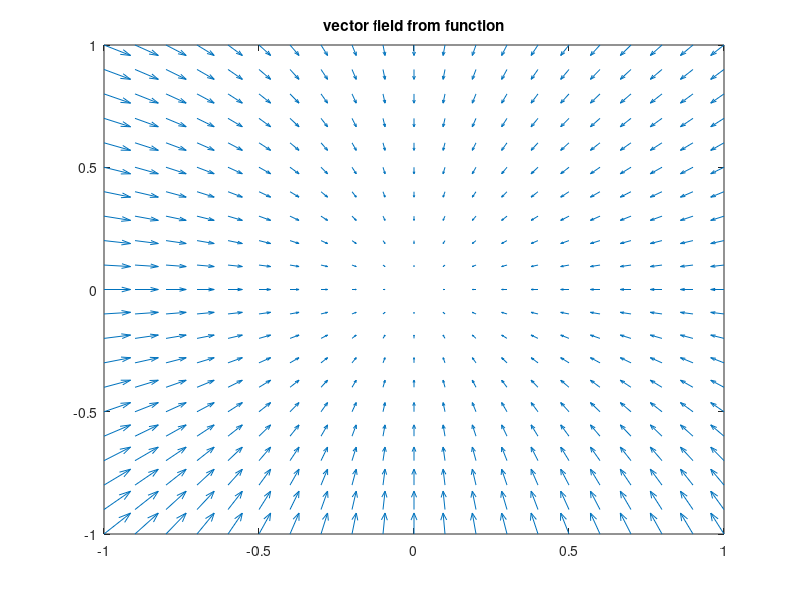
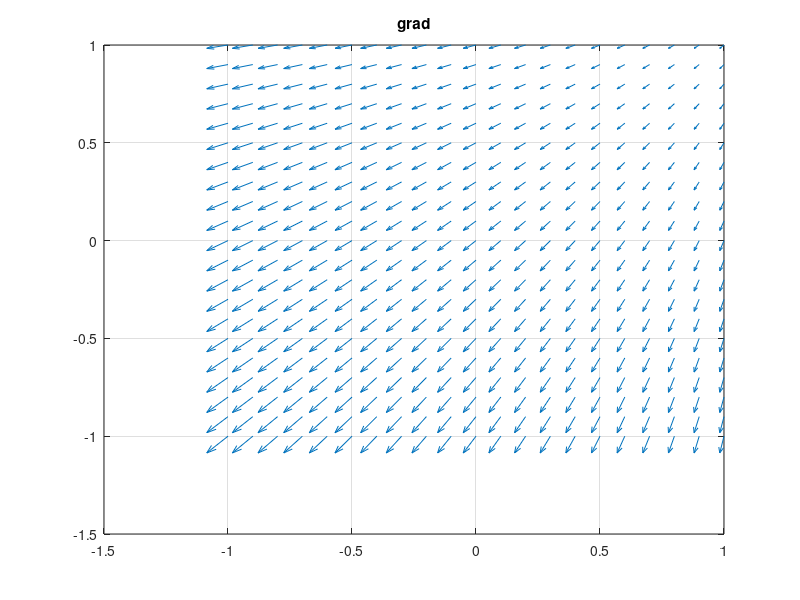
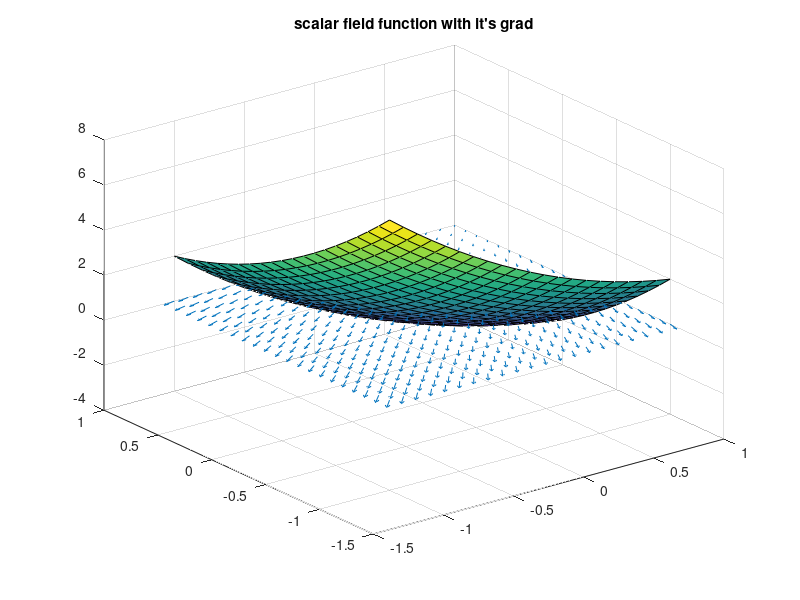
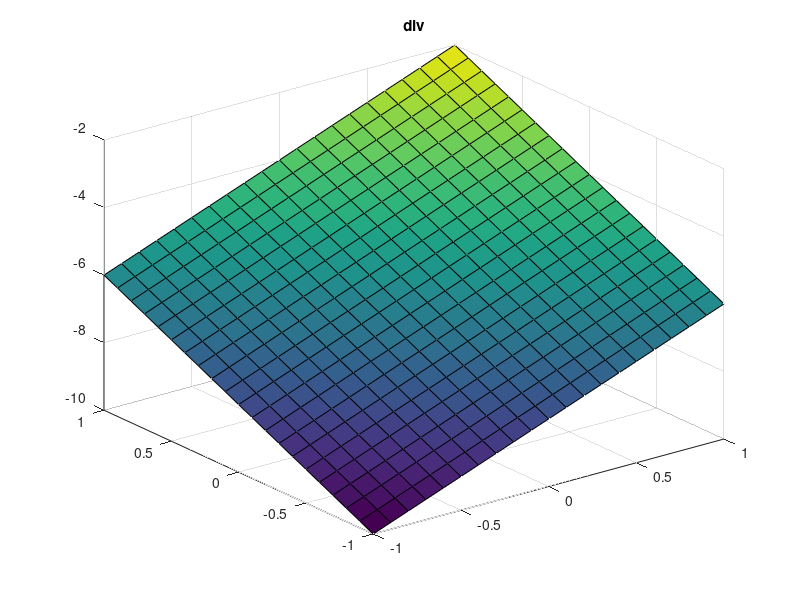

The MATLAB script that drew these images, in order:
close all;

limit = 1;
delta = 0.1;
x=-limit:delta:limit;
y=-limit:delta:limit;
y=y';
ConstL = -5;
x2=zeros(size(x)(2),size(x)(2));
y2=zeros(size(y)(1),size(y)(1));

x3=zeros(size(x)(2),size(x)(2));
y3=zeros(size(y)(1),size(y)(1));

x_3 = 2*x-3;
for i = 1 : size(x)(2)
x2(i,:) = x;
x3(i,:) = x_3;
end

y_3 = 2*y-3;
for i = 1 : size(y)(1)
y2(:,i) = y;
y3(:,i) = y_3;
end
%plane_x = ;
%z=4.*x.*y-0.25*x.^4-0.25*y.^4;

fv_x3 = x2.^2-3.*x2;
fv_y3 = y2.^2-3.*y2;

z = x2.^2 + x2.*y2 + y2.^2;
belowConst = find(z<ConstL);
z(belowConst)=ConstL;
%surf(x,y,z)
%size(z);
%figure;

quiver(x,y,fv_x3,fv_y3);
title("vector field from function");

figure;
quiver(x,y,x3,y3); grid on;
title("grad");

z3=fv_x3 + fv_y3;
dz3 = x3+y3;
figure;
surf(x,y,z3);
title("scalar field function with it's grad"); hold on;
quiver(x,y,x3,y3); hold off;

figure;
surf(x,y,dz3);
title("div");